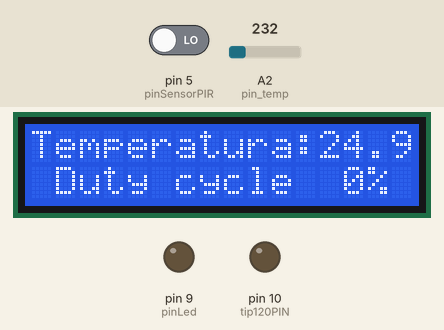
A sketch run on a simulated Arduino Uno, built with avr-gcc and run on an emulated ATmega328P. Shown: 16×2 character LCD, output pins drawn as LEDs (lit = HIGH). The inputs (shaded band) are chosen by the test bench; at power-on: A2 (pin_temp) = 232, pin 5 (pinSensorPIR) LOW. What the sketch prints to the serial monitor is not drawn.

Above: at 7.2 s.
7.3 s: A2 (pin_temp) set to 273
At 9.3 s:
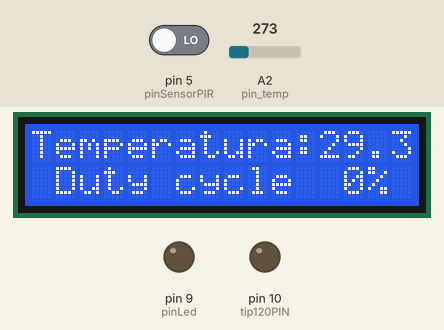
9.6 s: A2 (pin_temp) set to 296
At 11.3 s:
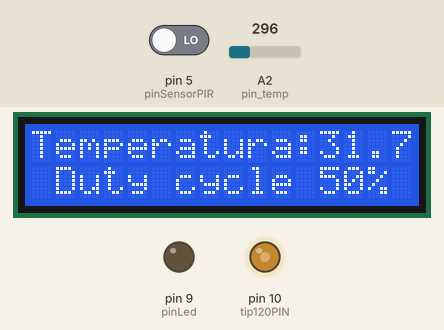
11.6 s: pin 5 (pinSensorPIR) driven HIGH
At 12.7 s:
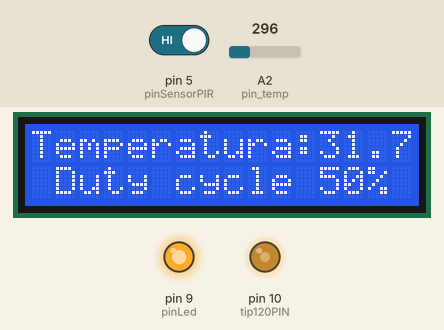
Timing chart, 0 to 19.7 s (numbered marks = the images above; inputs shaded):
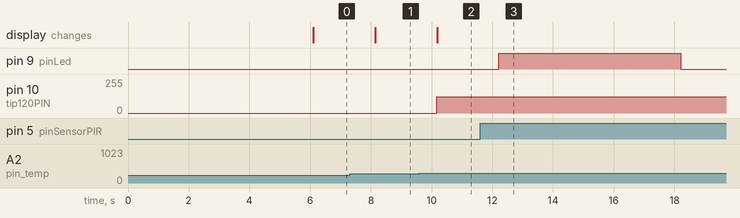

The sketch:

Nano_versionechiuso.ino
```cpp
/*=================================================================*/
/*Dichiaro le variabili*/
/*=================================================================*/
#include <LiquidCrystal_I2C.h>         //Libreria per pilotare il display LCD con solo 2 fili
#define pin_temp A2                   //Pin di collegamento del piedino Vout del sensore di temperatura
float temp = 0;                      //Variabile in cui verrà memorizzata la temperatura rilevata
int tip120PIN = 10;
LiquidCrystal_I2C lcd(0x3F,16,2);   //Inizializzazione della libreria con i pin I2C per il displayLCD
int pinSensorPIR = 5;               //Variabile sensore PIR
int pinLed = 9;                     //Variabile led garage

int valorSensorPIR = 0;              //Imposto un valore basso al sensore PIR
/*=================================================================*/
/*Setup*/
/*=================================================================*/
void setup() {
  lcd.init();    //Impostazione del display LCD
  lcd.backlight();
  lcd.setCursor(0, 0);     //Sposto il cursore sulla prima riga (riga 0) e sulla prima colonna
  lcd.print("Temperatura:");    //Stampo il messaggio 'Temperatura:' sulla prima riga
//Imposto Vref dell'ADC a 1,1V

analogReference(INTERNAL);
  Serial.begin(9600); //Inizializzo il seriale


/*=================================================================*/
  /*Definisco i pin come input e output*/
/*=================================================================*/
  pinMode(tip120PIN, OUTPUT);  // analogWrite(tip120PIN,200);
  pinMode(pinSensorPIR,INPUT);
  pinMode(pinLed,OUTPUT);
  pinMode(pin_temp,INPUT);
  delay(6000);
}
/*=================================================================*/
/*Il loop: dove il codice viene eseguito*/
/*=================================================================*/
void loop() {
//Calcolo temperatura
temp = 0;
for (int i = 0; i < 5; i++) {                  //Esegue l'istruzione successiva 5 volte
temp += (analogRead(pin_temp) / 9.31);         //Calcola la temperatura e la somma alla variabile 'temp'
}
temp /= 5;                                    //Calcola la media matematica dei valori di temperatura

/*=================================================================
Imposto una condizione sul transistor TP120: quando la temperatura è inferiore a 30°, la tensione e 0
quando la temperatura è => 30°, viene regolata al 50% dell'alimentazione impiegata (in questo caso 4,5V),
quando la temperatura supera i 35°, viene regolata una tensione massima
=================================================================*/

if (temp <30) {
 analogWrite(tip120PIN,0);
 lcd.setCursor(1, 1);
 lcd.print("Duty cycle  0% ");
}  else if ((temp >=29) && (temp <35))
{  analogWrite(tip120PIN,123);
  lcd.setCursor(1, 1);
 lcd.print("Duty cycle 50% ");
} else {
  analogWrite(tip120PIN,250);
  lcd.setCursor(1, 1);
 lcd.print("Duty cycle 100%");
}

/*Visualizzo la temperatura sul display LCD */
lcd.setCursor(12, 0); //Sposto il cursore sulla prima colonna e sulla seconda riga
lcd.print(temp); //Stampo sul display LCD la temperatura
lcd.print(" C"); //Stampo uno spazio e il carattere 'C' sul display

delay(1000); //Ritardo di un secondo (può essere modificato)
  //Leggo il valore del sensore PIR, che può assumere 1 o 2 valori
  //1 quando rileva movimento e 0 quando non c'è movimento.
  valorSensorPIR = digitalRead(pinSensorPIR);

  Serial.print("Valore del sensore PIR: ");
  Serial.println(valorSensorPIR);

  //Verificando l'occorrenza di movimento
  if (valorSensorPIR == 1) {
    accendi();
  } else {
    spegni();
  }
}
 /*Imposto la funzione accendi e spegni allarme (che poi si occuperebbe soltanto del led)*/

void accendi() {
  digitalWrite(pinLed, HIGH);  //accendo il led


  delay(6000); //Tempo in cui il led rimane acceso

  spegni();
  delay(2000);
}

void spegni() {
  digitalWrite(pinLed, LOW); //Spengo il led

}
```

Measured:
- the behaviour switches between 279 and 280 on A2 (pin_temp) (found by bisection; images 1 and 2)
- after the input at 7.3 s, the display: changes after 0.85 s (image 1)
- after the input at 9.6 s, pin 10 (tip120PIN): 0/255 → 123/255 after 0.57 s; the display: changes after 0.59 s (image 2)
- after the input at 11.6 s, pin 9 (pinLed): LOW → HIGH after 0.62 s, → LOW 6.0 s later
